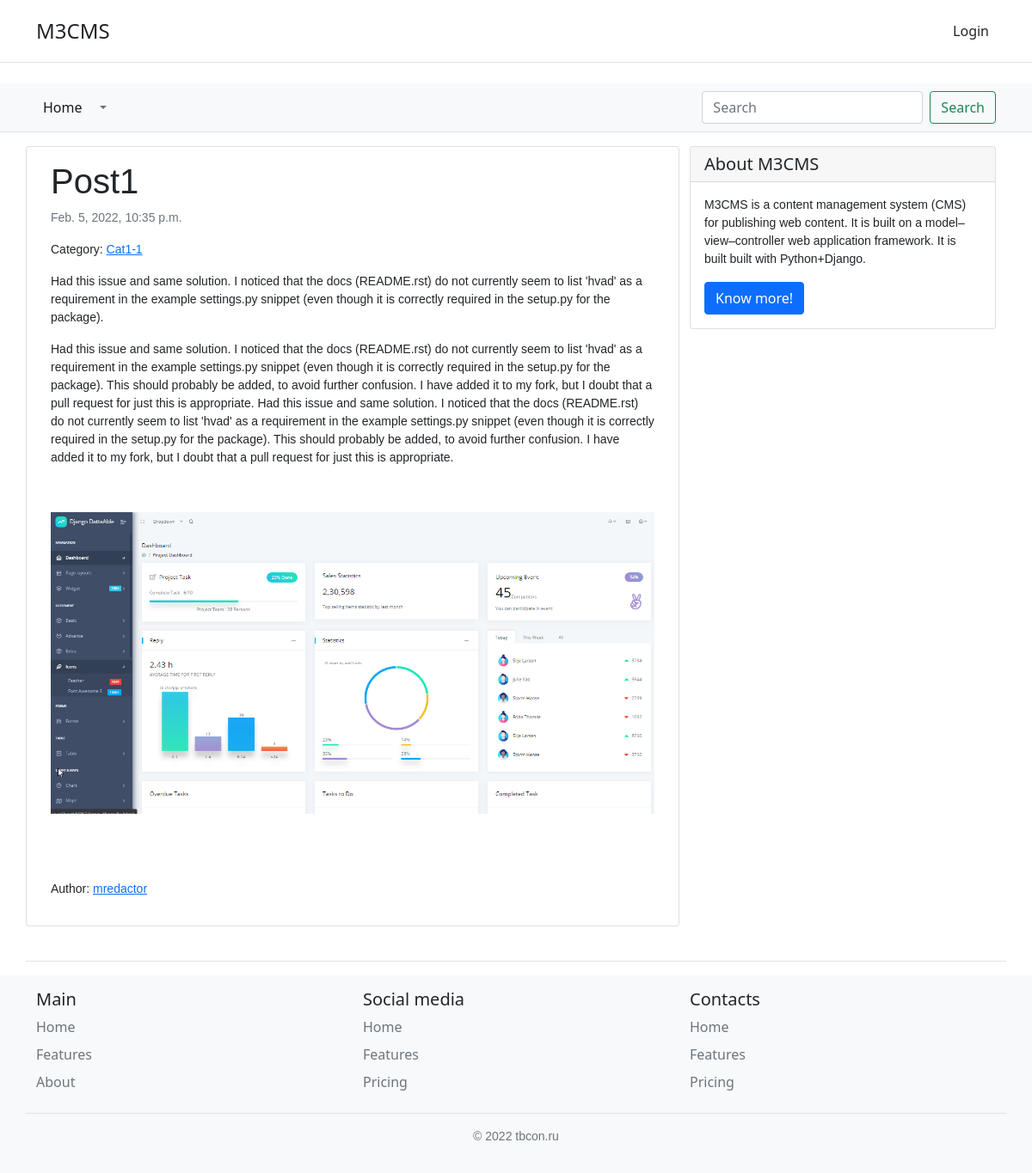
The page /post1/ on the database as committed earlier.
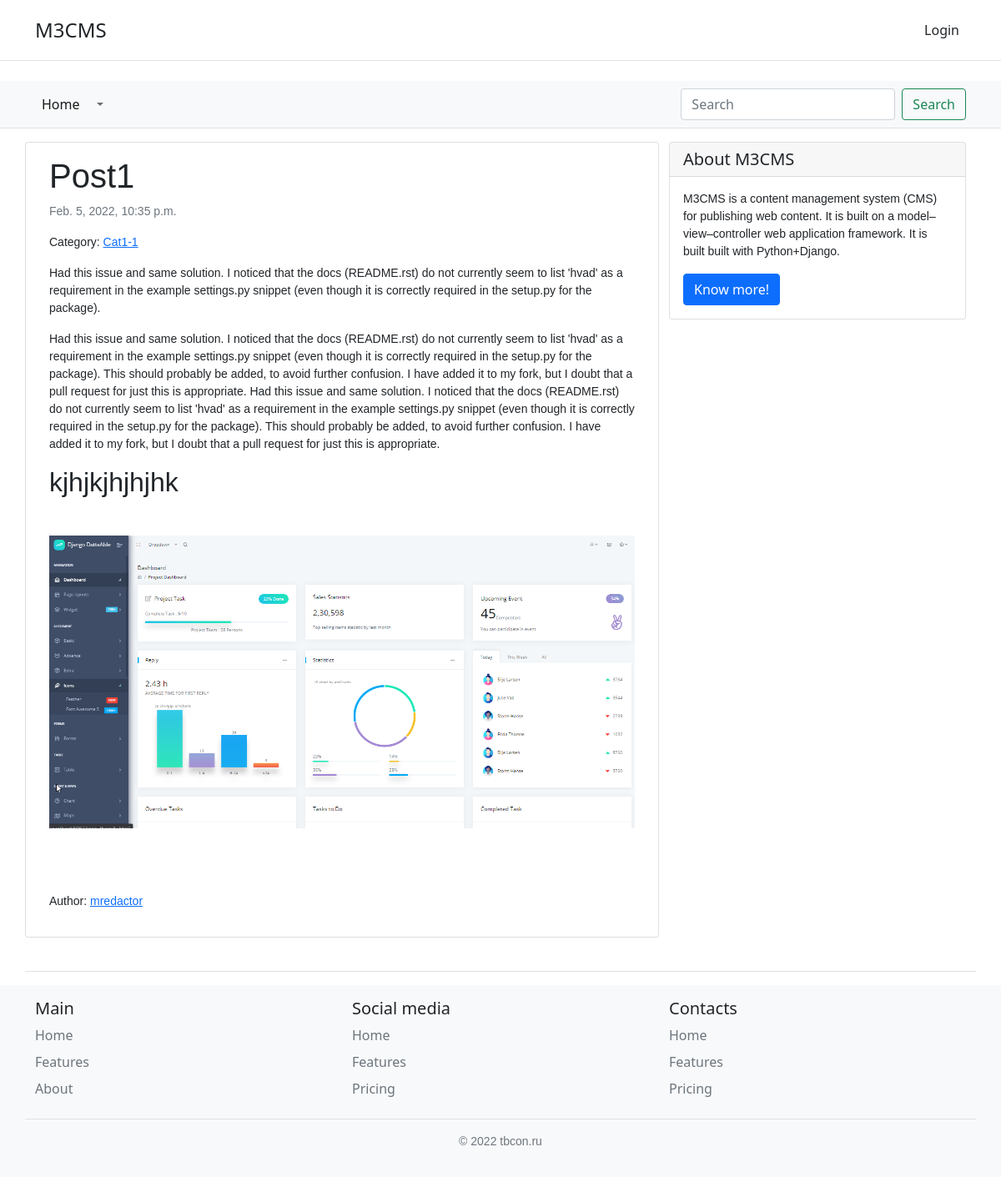
The same page on the database as committed later.
### main/models.py (models this page shows, shortened)
class Post(models.Model):
    author = models.ForeignKey(User, on_delete=models.CASCADE, blank=True, null=True, editable=False)
    title = models.CharField(max_length=200, unique=True)
    slug = models.SlugField(null=True, blank=True)
    description = RichTextUploadingField(blank=True, null=True)
    category = TreeForeignKey('Category', on_delete=models.CASCADE, related_name='posts')
    content = RichTextUploadingField(blank=True, null=True)
    published = models.BooleanField(default=True)
    created = models.DateTimeField(auto_now_add=True)
    class Meta:
        verbose_name_plural = 'Posts'
        verbose_name = 'Post'
        permissions = (("can_post_create_edit", "Set post create and edit"), ("can_post_delete", "Set post delete"),)

class Category(MPTTModel):
    title = models.CharField(max_length=50, unique=True)
    slug = models.SlugField(null=True, blank=True)
    parent = TreeForeignKey('self', on_delete=models.CASCADE, null=True, blank=True, related_name='children',
                            db_index=True)
    class Meta:
        verbose_name_plural = 'Categories'
        verbose_name = 'Category'
    def get_absolute_url(self):
        return reverse('post-by-category', args=[str(self.slug)])
    def __str__(self):
        return self.title

### main/views.py (the view)
# urls.py: path('<slug:slug>/', views.PostDetail.as_view(), name='post-detail'),
class PostDetail(generic.DetailView):
    model = Post

### main/templates/main/post_detail.html (shortened to what this page needs)
{% extends 'main/base.html' %}
{% block content %}
<div class="col-md-8 card mb-4  mt-3 left  top">
      <div class="card-body">
        <h1>{{ object.title }}</h1>
        <p class=" text-muted">{{ object.created}}</p>
        <p>Category: <a href="{{ object.category.get_absolute_url }}" class="link-primary">{{ object.category }}</a></p>
        <p class="card-text ">{{ object.description|safe }}</p>
        <p class="card-text ">{{ object.content|safe }}</p>
        <br>
        <p>Author: <a href="{% url 'post-by-author' object.author.pk %}" class="link-primary">{{ object.author }}</a></p>
      </div>
</div>
{% endblock %}

### main/templates/main/base.html (shortened to what this page needs)
<!doctype html>
<html lang="en" class="h-100">
  <head>
    {% load static %}
    <link rel="stylesheet" href="{% static 'css/styles.css' %}">
    <link href="https://cdn.jsdelivr.net/npm/bootstrap@5.1.3/dist/css/bootstrap.min.css" rel="stylesheet">
  </head>
  <body class="d-flex flex-column h-100">
  {% load mptt_tags %}
    <header class="py-3 mb-4 border-bottom">
        <div class="container d-flex flex-wrap justify-content-center">
            <a href="{% url 'post-list' %}" class="d-flex align-items-center mb-3 mb-lg-0 me-lg-auto text-dark text-decoration-none">
                <span class="fs-4">M3CMS</span>
            </a>
            <ul class="nav">
                {% if user.is_authenticated %}
                {% if perms.main.can_post_create_edit %}
                <li class="nav-item"><a href="{% url 'new-post' %}" class="nav-link link-dark px-2">Add post</a></li>
                {% endif %}
                <a href="#" class="nav-link disabled link-dark px-2">User: </a></li>
                <li class="nav-item"><a href="{% url 'post-by-author' pk=user.pk %}" class="nav-link link-dark px-2">{{ user.username }}</a></li>
                <li class="nav-item"><a class="btn btn-secondary" role="button" href="{% url 'logout' %}">Logout</a></li>
                {% else %}
                <li class="nav-item"><a href="{% url 'login' %}" class="nav-link link-dark px-2">Login</a></li>
                {% endif %}
            </ul>
        </div>
  </header>
  <nav class="navbar navbar-expand-lg navbar-light bg-light border-bottom">
      <div class="container d-flex flex-wrap">
        <div class="collapse navbar-collapse" id="navbarSupportedContent">
          <ul class="navbar-nav me-auto mb-2 mb-lg-0">
            <li class="nav-item">
              <a class="nav-link active" aria-current="page" href="{% url 'post-list' %}">Home</a>
            </li>
            {% recursetree categories %}
            <li class="nav-item dropdown">
              <a class="nav-link dropdown-toggle" href="{{ node.get_absolute_url }}" id="navbarDropdown" role="button" {% if not node.is_leaf_node %}data-bs-toggle="dropdown"{% endif %} aria-expanded="false">
              </a>
            </li>
            {% endrecursetree %}
          </ul>
          <form class="d-flex" action="{% url 'search-results' %}" method="get">
            <input name="q" class="form-control me-2" type="search" placeholder="Search" aria-label="Search">
            <button class="btn btn-outline-success" type="submit">Search</button>
          </form>
        </div>
      </div>
  </nav>
  <main class="flex-shrink-0">
      <div class="container">
          <div class="row border-bottom pb-3 mb-3">
            {% block content %} {% endblock %}
            {% block sidebar %} {% include 'main/sidebar.html' %} {% endblock sidebar %}
          </div>
      </div>
  </main>
  <footer class="footer mt-auto py-3 bg-light">
      <div class="container" >
        <div class="row border-bottom pb-3 mb-3">
          <div class="col-4">
            <h5>Main</h5>
            <ul class="nav flex-column">
              <li class="nav-item mb-2"><a href="#" class="nav-link p-0 text-muted">Home</a></li>
              <li class="nav-item mb-2"><a href="#" class="nav-link p-0 text-muted">Features</a></li>
              <li class="nav-item mb-2"><a href="#" class="nav-link p-0 text-muted">About</a></li>
            </ul>
          </div>
          <div class="col-4">
            <h5>Social media</h5>
            <ul class="nav flex-column">
              <li class="nav-item mb-2"><a href="#" class="nav-link p-0 text-muted">Home</a></li>
              <li class="nav-item mb-2"><a href="#" class="nav-link p-0 text-muted">Features</a></li>
              <li class="nav-item mb-2"><a href="#" class="nav-link p-0 text-muted">Pricing</a></li>
            </ul>
          </div>
          <div class="col-4">
            <h5>Contacts</h5>
            <ul class="nav flex-column">
              <li class="nav-item mb-2"><a href="#" class="nav-link p-0 text-muted">Home</a></li>
              <li class="nav-item mb-2"><a href="#" class="nav-link p-0 text-muted">Features</a></li>
              <li class="nav-item mb-2"><a href="#" class="nav-link p-0 text-muted">Pricing</a></li>
            </ul>
          </div>
        </div>
        <p class="text-center text-muted">&copy; 2022 tbcon.ru</p>
      </div>
  </footer>
  </body>
</html>

### main/templates/main/sidebar.html
{% block sidebar %}
<div class="col-md-4 float-right ">
<div class="card my-3">
        <h5 class="card-header">About M3CMS</h5>
    <div class="card-body">
        <p class="card-text"> M3CMS is a content management system (CMS) for publishing web content.
        It is built on a model–view–controller web application framework.
        It is built built with Python+Django.
        </p>
        <a href="/"
           class="btn btn-primary">Know more!</a>
    </div>
</div>
</div>
{% endblock sidebar %}

### main/static/css/styles.css (style rules this page uses)
img { max-width: 100%; height: auto !important; }
h1 { font-family: Verdana, Arial, Helvetica, sans-serif; font-size: 16px; }
h2 { font-family: Verdana, Arial, Helvetica, sans-serif; font-size: 16px; }
p { font-family: Verdana, Arial, Helvetica, sans-serif; font-size: 14px; }

Rows that differ between the two databases and show on the page:
changed Post "Post1": content "…just this is appropriate." → "…just this is appropriate. kjhjkjhjhjhk"
